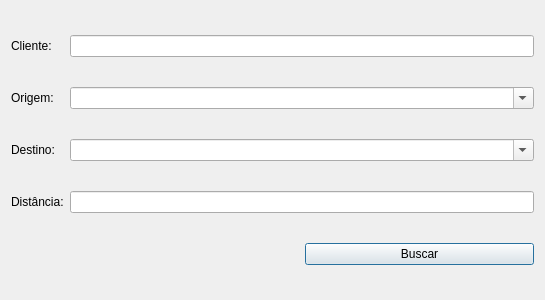
<?xml version="1.0" encoding="UTF-8"?>
<ui version="4.0">
 <class>CalculoFrete</class>
 <widget class="QDialog" name="CalculoFrete">
  <property name="geometry">
   <rect>
    <x>0</x>
    <y>0</y>
    <width>545</width>
    <height>300</height>
   </rect>
  </property>
  <property name="windowTitle">
   <string>Calcular Frete</string>
  </property>
  <layout class="QGridLayout" name="gridLayout">
   <item row="0" column="0">
    <widget class="QLabel" name="label_4">
     <property name="sizePolicy">
      <sizepolicy hsizetype="Maximum" vsizetype="Preferred">
       <horstretch>0</horstretch>
       <verstretch>0</verstretch>
      </sizepolicy>
     </property>
     <property name="text">
      <string>Cliente:</string>
     </property>
    </widget>
   </item>
   <item row="1" column="0">
    <widget class="QLabel" name="label">
     <property name="sizePolicy">
      <sizepolicy hsizetype="Maximum" vsizetype="Preferred">
       <horstretch>0</horstretch>
       <verstretch>0</verstretch>
      </sizepolicy>
     </property>
     <property name="text">
      <string>Origem:</string>
     </property>
    </widget>
   </item>
   <item row="3" column="0">
    <widget class="QLabel" name="label_2">
     <property name="sizePolicy">
      <sizepolicy hsizetype="Maximum" vsizetype="Preferred">
       <horstretch>0</horstretch>
       <verstretch>0</verstretch>
      </sizepolicy>
     </property>
     <property name="text">
      <string>Destino:</string>
     </property>
    </widget>
   </item>
   <item row="5" column="0">
    <widget class="QLabel" name="label_3">
     <property name="sizePolicy">
      <sizepolicy hsizetype="Maximum" vsizetype="Preferred">
       <horstretch>0</horstretch>
       <verstretch>0</verstretch>
      </sizepolicy>
     </property>
     <property name="text">
      <string>Distância:</string>
     </property>
    </widget>
   </item>
   <item row="0" column="1" colspan="2">
    <widget class="ItemBox" name="itemBoxCliente"/>
   </item>
   <item row="5" column="1" colspan="2">
    <widget class="QLineEdit" name="lineEditDistancia">
     <property name="readOnly">
      <bool>true</bool>
     </property>
    </widget>
   </item>
   <item row="6" column="2">
    <widget class="QPushButton" name="pushButton">
     <property name="text">
      <string>Buscar</string>
     </property>
    </widget>
   </item>
   <item row="3" column="1" colspan="2">
    <widget class="QComboBox" name="comboBoxDestino">
     <property name="editable">
      <bool>true</bool>
     </property>
    </widget>
   </item>
   <item row="1" column="1" colspan="2">
    <widget class="QComboBox" name="comboBoxOrigem">
     <property name="editable">
      <bool>true</bool>
     </property>
    </widget>
   </item>
  </layout>
 </widget>
 <customwidgets>
  <customwidget>
   <class>ItemBox</class>
   <extends>QLineEdit</extends>
   <header>src/itembox.h</header>
  </customwidget>
 </customwidgets>
 <tabstops>
  <tabstop>itemBoxCliente</tabstop>
  <tabstop>comboBoxOrigem</tabstop>
  <tabstop>comboBoxDestino</tabstop>
  <tabstop>lineEditDistancia</tabstop>
  <tabstop>pushButton</tabstop>
 </tabstops>
 <resources/>
 <connections/>
</ui>
